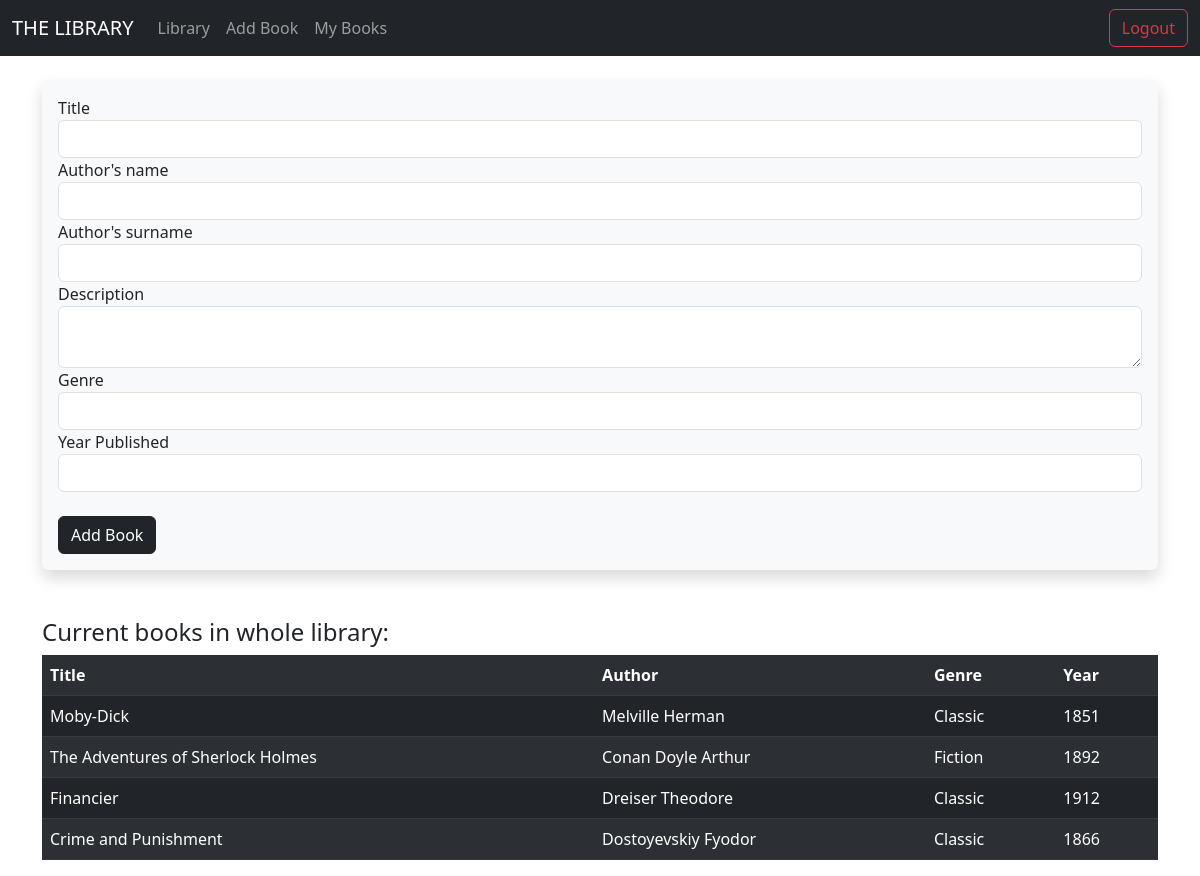
The app's page /addbook (signed in), older data.
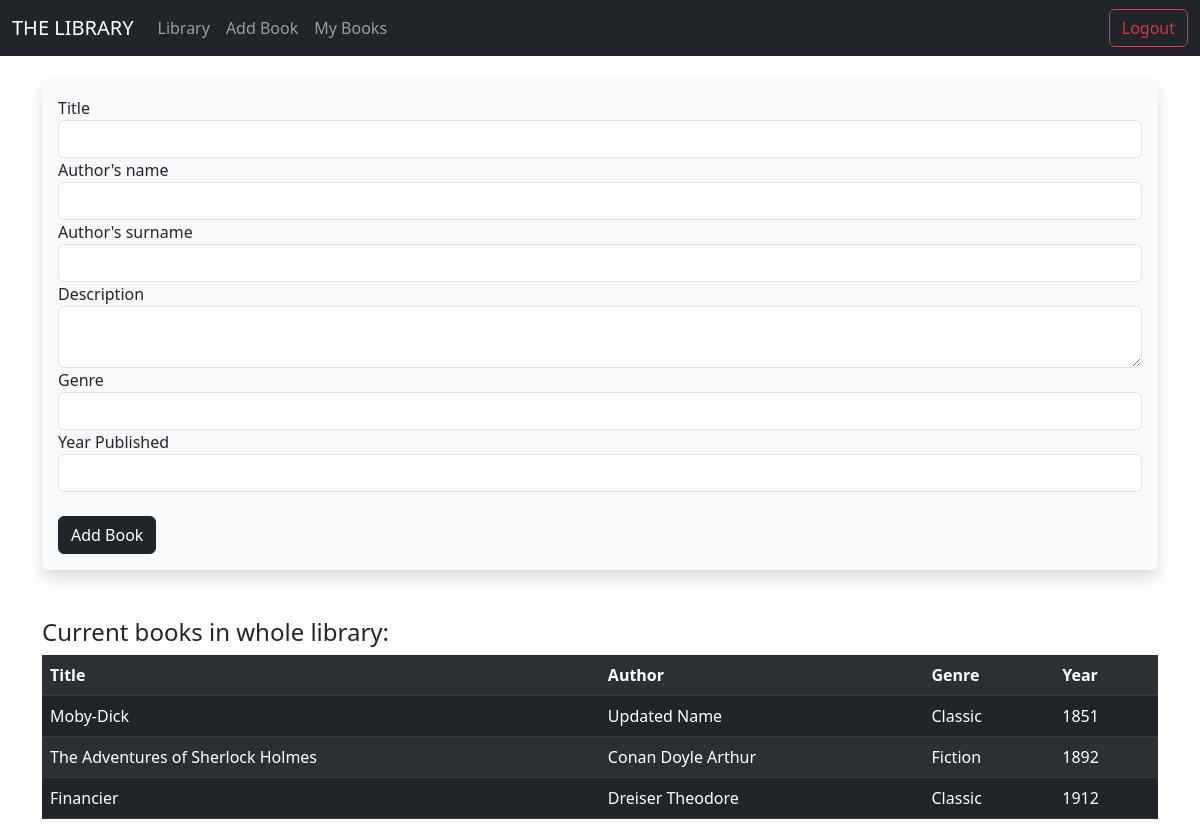
The same page, newer data.
### models/db_models.py (models this page shows)
class Book(db.Model):
    id = db.Column(db.Integer, primary_key=True)
    title = db.Column(db.String(100), nullable=False, unique=False)
    author_name = db.Column(db.String(100), nullable=False, unique=False)
    author_surname = db.Column(db.String(100), nullable=True, unique=False)
    year = db.Column(db.String(100), nullable=False, unique=False)
    genre = db.Column(db.String(50), nullable=False, unique=False)
    description = db.Column(db.Text)
    reviews = db.relationship("Review", backref='reviewed_book')
    reader = db.relationship("Library", backref='stored_book')

### main.py (the view)
@app.route('/addbook', methods=['GET', 'POST'])
@login_required
def addbook():
    book_form = BookForm()
    if book_form.validate_on_submit():
        book = Book(title=book_form.title.data, author_name=book_form.author_name.data, author_surname=book_form.author_surname.data, year=book_form.year.data, genre=book_form.genre.data, description=book_form.description.data)
        db.session.add(book)
        db.session.commit()
    books = Book.query.all()
    return render_template("add_book.html", books=books, book_form=book_form)

### forms.py
class BookForm(FlaskForm):
    title = StringField("Title", validators=[DataRequired()])
    author_name = StringField("Author's name", validators=[DataRequired()])
    author_surname = StringField("Author's surname", validators=[DataRequired()])
    genre = StringField("Genre", validators=[DataRequired()])
    description = TextAreaField("Description", validators=[DataRequired()])
    year = IntegerField("Year Published", validators=[DataRequired()])
    submitbutton = SubmitField("Add Book")

### main.py (called while the page is built)
@login_manager.user_loader
def load_user(user_id):
    return Users.query.get(int(user_id))

### templates/add_book.html (shortened to what this page needs)
{% extends 'base.html'%}
{% block content %}
<br>
<div class="shadow p-3 mb-5 bg-body-tertiary rounded">
<form method="POST">
    {{book_form.title.label}}
    {{book_form.title(class="form-control")}}
    {{book_form.author_name.label}}
    {{book_form.author_name(class="form-control")}}
    {{book_form.author_surname.label}}
    {{book_form.author_surname(class="form-control")}}
    {{book_form.description.label}}
    {{book_form.description(class="form-control")}}
    {{book_form.genre.label}}
    {{book_form.genre(class="form-control")}}
    {{book_form.year.label}}
    {{book_form.year(class="form-control")}}
    <br>
    {{book_form.submitbutton(class="btn btn-dark")}}
</form>
</div>
<h4>Current books in whole library:</h4>
    <table class="table table table-dark table-hover table-striped">
    <th>Title</th>
    <th>Author</th>
    <th>Genre</th>
    <th>Year</th>
    {%for book in books %}
<tr>
    <td>{{book.title}}</td>
    <td>{{book.author_surname}} {{book.author_name}}</td>
    <td>{{book.genre}}</td>
    <td>{{book.year}}</td>
</tr>
{%endfor%}
</table>
</div>
{% endblock %}

Row changes from the older to the newer data that the page shows:
removed Book: title "Crime and Punishment", author_surname "Dostoyevskiy", author_name "Fyodor", genre "Classic", year "1866"
changed Book "Moby-Dick": author_surname "Melville" → "Updated"; author_name "Herman" → "Name"
